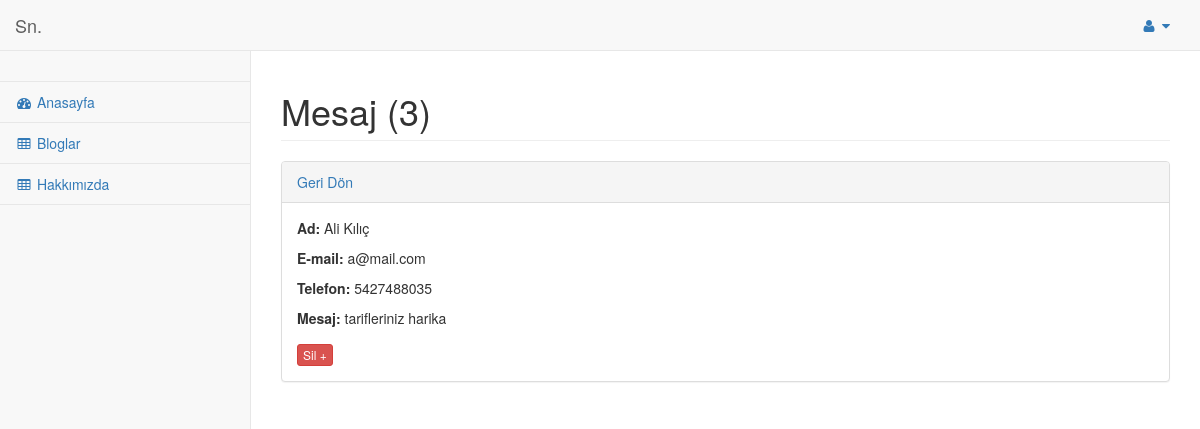
Screenshot of /admin/pages/mesaj_detay.php?id=3 (signed in) with the database file from the repository.
### tables this page shows
CREATE TABLE `iletisim` (
  `id` int NOT NULL,
  `ad` varchar(100) NOT NULL,
  `email` varchar(100) NOT NULL,
  `tel` varchar(50) NOT NULL,
  `mesaj` text NOT NULL,
  `okundu` int NOT NULL DEFAULT '0'
);

### admin/pages/mesaj_detay.php (the view, shortened to what this page needs)
<?php require_once 'inc-functions.php'; ?>
<!DOCTYPE html>
<html lang="en">
<head>
    <link href="../bower_components/bootstrap/dist/css/bootstrap.min.css" rel="stylesheet">
    <link href="../bower_components/metisMenu/dist/metisMenu.min.css" rel="stylesheet">
    <link href="../dist/css/sb-admin-2.css" rel="stylesheet">
    <link href="../bower_components/font-awesome/css/font-awesome.min.css" rel="stylesheet" type="text/css">
</head>
<body>
    <?php
        @$id = $_GET["id"];
        $cek = $db->prepare("SELECT * FROM iletisim WHERE id = :id");
        $cek->bindValue(":id", $id, PDO::PARAM_INT);
        $cek->execute();
        $row = $cek->fetch(PDO::FETCH_ASSOC);
    ?>
    <div id="wrapper">
        <?php require_once 'inc-menu.php'; ?>
        <div id="page-wrapper">
            <div class="row">
                <div class="col-lg-12">
                    <h1 class="page-header">Mesaj (<?= $id ?>)</h1>
                </div>
            </div>
            <div class="row">
                <div class="col-lg-12">
                    <div class="panel panel-default">
                        <div class="panel-heading">
                            <a href="mesajlar.php">Geri Dön</a>
                        </div>
                        <div class="panel-body">
                            <div class="row">
                                <div class="col-lg-6">
                                    <form>
                                        <div class="form-group">
                                           <p><b>Ad:</b> <?= $row["ad"] ?></p>
                                           <p><b>E-mail:</b> <?= $row["email"] ?></p>
                                           <p><b>Telefon:</b> <?= $row["tel"] ?></p>
                                           <p><b>Mesaj:</b> <?= $row["mesaj"] ?></p>
                                        </div>
                                        <a href="mesajlar.php?is=sil&id=<?= $row["id"] ?>" onclick="return confirm
                                        ('Silmek istediğinize emin misiniz?')"
                                        class="btn btn-danger btn-xs" style="margin-right:15px;">Sil +</a>
                                    </form>
                            </div>
                        </div>
                    </div>
                </div>
            </div>
        </div>
    </div>
</body>
</html>

### rows the page displays
iletisim: ad "Ali Kılıç", email "a@mail.com", tel "5427488035", mesaj "tarifleriniz harika"

### other values shown
$id "3"
